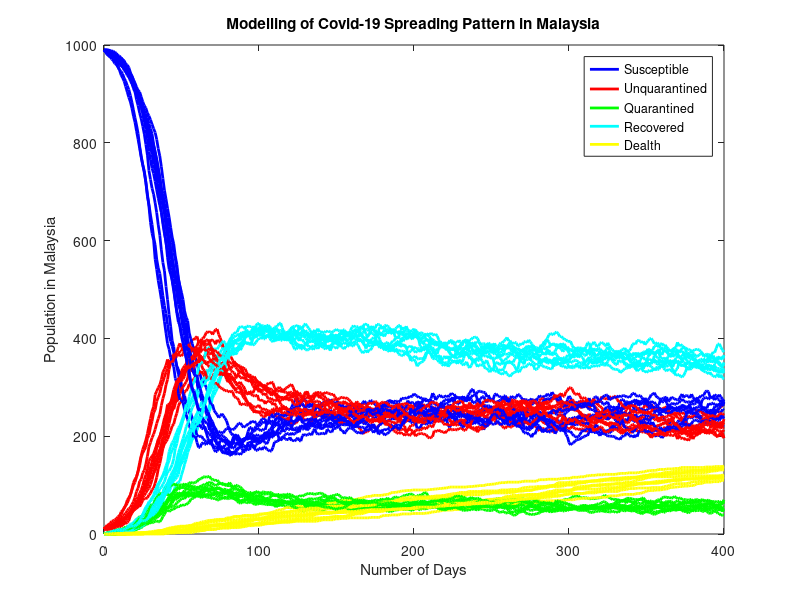

Source code (MATLAB):
clear all
close all 
clc

%% parameters
disp('Loading parameters')

N = 1000; % population rate
e = 0.45; % tramsmission probability
c = 0.35; % contact rate
ft = 0.2; % testing rate
L = 0.025; % lost immunity probability or rate
r = 0.03; % recovery probability rate
v = 0.001; % dealth rate

PLOTS = 0;
numsteps = 400; %% limit of x-axis


%% Initial conditions 
disp('Setting up initial conditions')

S0=N-10 ;   %%at least one person will be sick/infected at the beginning
UQ0=N-S0 ;
Q0=0 ;
R0=0 ;
D0=0 ;

numRuns=10; %%changeable, it stands for sets of experiments done

disp('Running simulation')
for run=1:numRuns 
%% numerical solution
PLOTS = PLOTS + 1;

x(:,1)=[S0;UQ0;Q0;R0;D0];
for k=1:numsteps
   S=x(1,k);
   UQ=x(2,k);
   Q=x(3,k);
   R=x(4,k);
   D=x(5,k);

StoQ=binornd(round(S),(e*c*ft*UQ/N)); 
StoUQ=binornd(round(S),(e*c*(1-ft)*UQ/N)); 
UQtoR=binornd(UQ,r);
QtoR=binornd(Q,r);
UQtoD=binornd(UQ,v);
QtoD=binornd(Q,v);
RtoS=binornd(R,L);

x(:,k+1)=x(:,k)+[-StoQ-StoUQ+RtoS; StoUQ-UQtoR-UQtoD; StoQ-QtoR-QtoD; QtoR+UQtoR-RtoS; UQtoD+QtoD];
end

%% plot results 
PLOTS
plot(0:numsteps,x(1,:),'b','MarkerSize',10,'LineWidth',2)
hold on
plot(0:numsteps,x(2,:),'r','MarkerSize',10,'LineWidth',2)
plot(0:numsteps,x(3,:),'g','MarkerSize',10,'LineWidth',2)
plot(0:numsteps,x(4,:),'c','MarkerSize',10,'LineWidth',2)
plot(0:numsteps,x(5,:),'y','MarkerSize',10,'LineWidth',2)

pause(0.1)

end
%% Plot labelling
legend('Susceptible','Unquarantined','Quarantined','Recovered','Dealth')
xlabel('Number of Days')
ylabel('Population in Malaysia')
title('Modelling of Covid-19 Spreading Pattern in Malaysia')

disp('End of simulation')